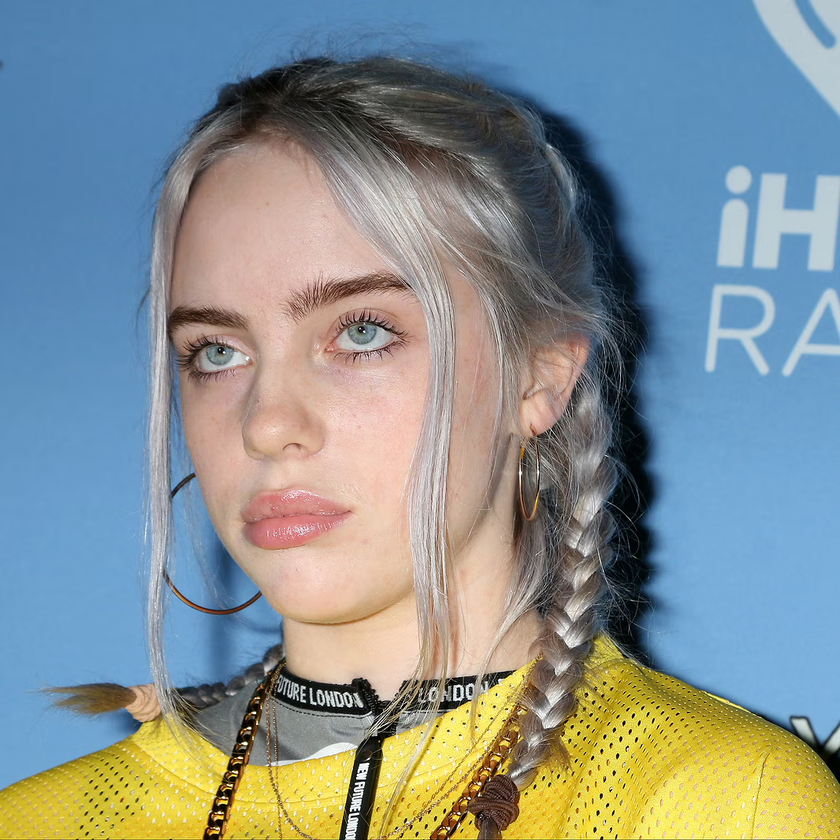
#> input picture Python/Image Libraries/images/billie.png, 840 x 840 px, shrunk from 1066 x 1067 before the run
$ jupyter execute 01-Basics-Pillow.ipynb
#> lines starting #> are read from the running program, lines starting #| are printed output that depends on the picture
[cell 1]
from PIL import Image
import matplotlib.pyplot as plt

[cell 2]
# selecting an image
image = Image.open('images/billie.png')
#> image is the input picture: PIL image 840x840 RGB; mean R, G, B 133.6, 145.4, 146

[cell 3]
# show image
plt.axis("off")
plt.imshow(image)

[cell 4]
print(f'''
Image Format: {image.format}
Image Size: {image.size}
Image Mode: {image.mode}
''')
#| Image Format: PNG
#| Image Size: (840, 840)
#| Image Mode: RGB

[cell 5]
from PIL import ImageOps # contains ready made image processing operations

[cell 6]
image_gray = ImageOps.grayscale(image)
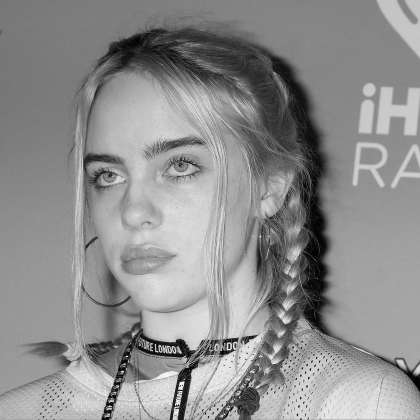
#> image_gray: PIL image 840x840 L (shown at 1/2 size); min 0, max 255, mean 141.9

plt.axis("off")
plt.imshow(image_gray, cmap="gray")

[cell 7]
image_gray.mode # 'L' means Luminance

[cell 8]
image_gray.save('images/saved/billie-grayscale.jpg') # you can also change the type of image

[cell 9]
# We can use the quantize method to quantize the image
# image_gray.quantize(2) - (number of distinct colors or intensity levels of an image)

fig, axes = plt.subplots(1, 2, figsize=(10, 5))  # 1 row, 2 columns

axes[0].imshow(image_gray.quantize(2))
axes[0].set_title("Quantize = 2")
axes[0].axis("off")

axes[1].imshow(image_gray.quantize(6))
axes[1].set_title("Quantize = 6")
axes[1].axis("off")

plt.tight_layout()
plt.show()
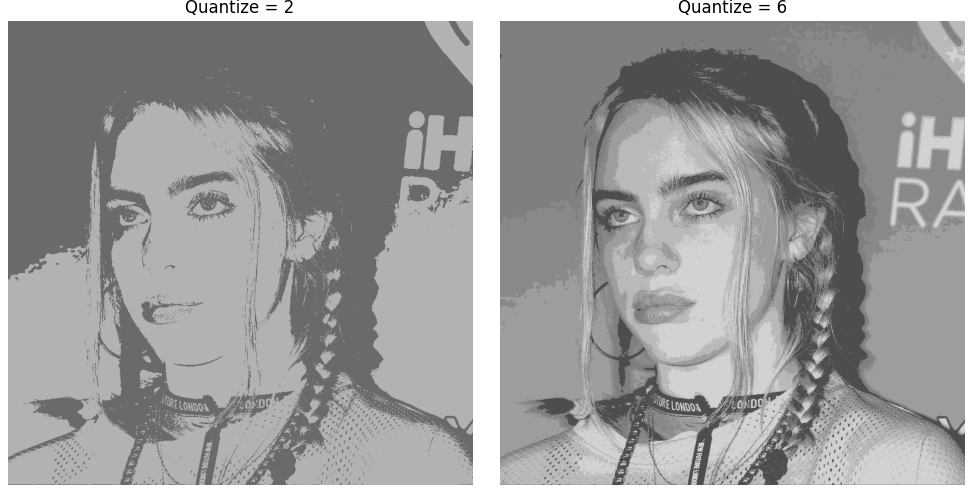
#> figure drawn by matplotlib, 2 panels

[cell 10]
# we can obtain different red, green, blue channels

red, green, blue = image.split()
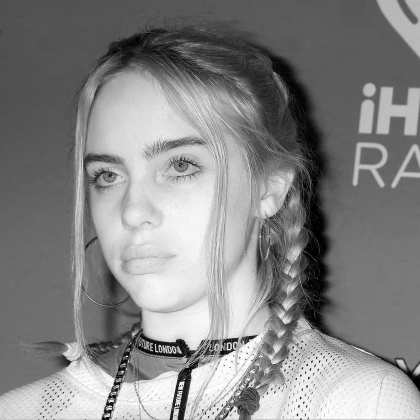
#> red: PIL image 840x840 L (shown at 1/2 size); min 0, max 255, mean 133.6
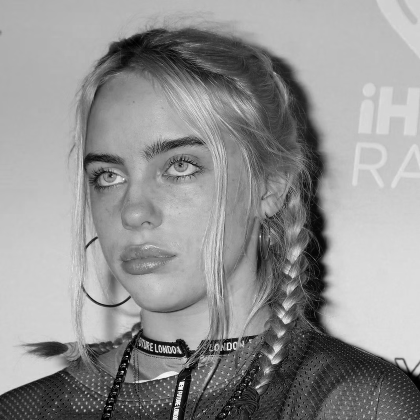
#> blue: PIL image 840x840 L (shown at 1/2 size); min 0, max 255, mean 146

plt.axis("off")
plt.imshow(red)

[cell 11]
# Creating Colorized Version of Red
merged_red = Image.merge("RGB", (red, Image.new("L", red.size), Image.new("L", red.size)))
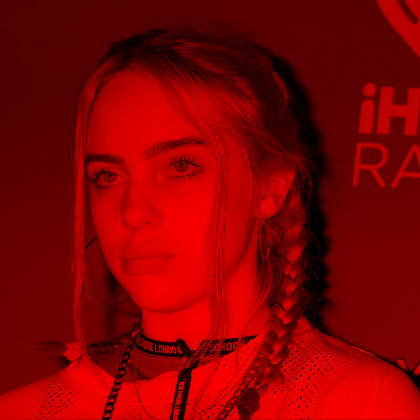
#> merged_red: PIL image 840x840 RGB (shown at 1/2 size); mean R, G, B 133.6, 0, 0

plt.axis("off")
plt.imshow(merged_red)

merged_red.save("images/saved/billie-red.png")

[cell 12]
red, green, blue = image.split()

# Create colorized versions
red_img   = Image.merge("RGB", (red, Image.new("L", red.size), Image.new("L", red.size)))
green_img = Image.merge("RGB", (Image.new("L", green.size), green, Image.new("L", green.size)))
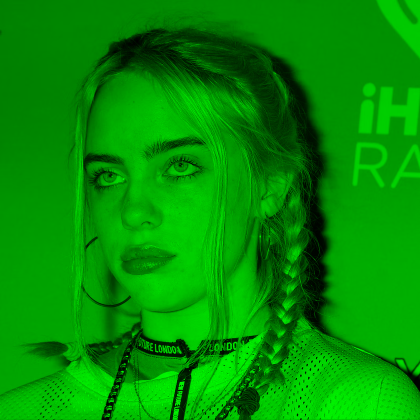
#> green_img: PIL image 840x840 RGB (shown at 1/2 size); mean R, G, B 0, 145.4, 0
blue_img  = Image.merge("RGB", (Image.new("L", blue.size), Image.new("L", blue.size), blue))
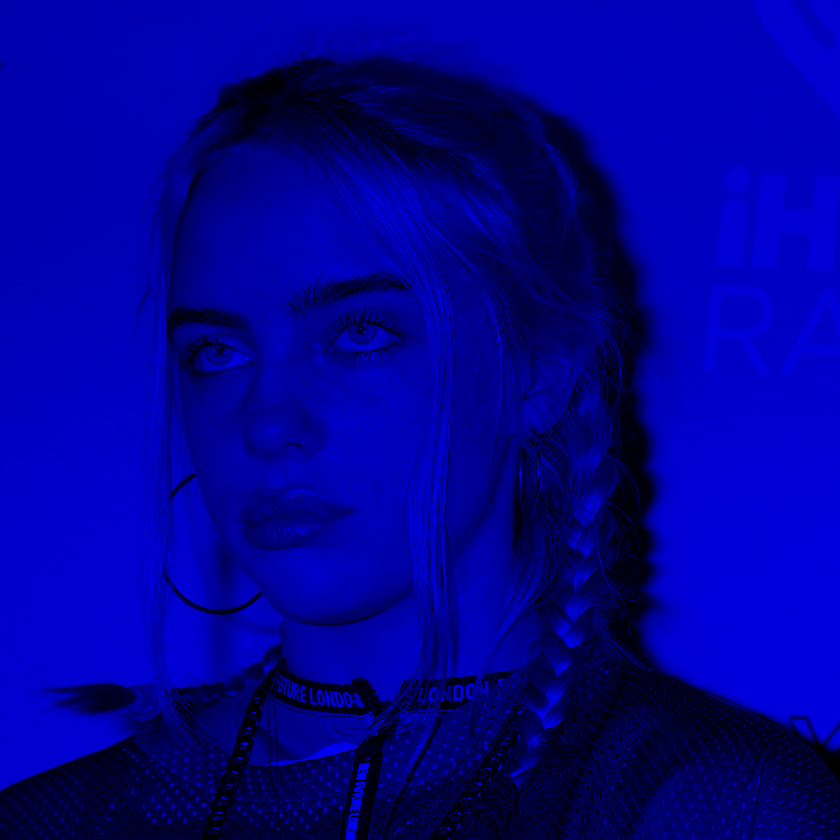
#> blue_img: PIL image 840x840 RGB; mean R, G, B 0, 0, 146

fig, axs = plt.subplots(2, 4, figsize=(16, 8))

# Original
axs[0,0].imshow(image)
axs[0,0].set_title("Original")
axs[0,0].axis("off")

# Grayscale channels
axs[0,1].imshow(red, cmap="gray")
axs[0,1].set_title("Red (Grayscale)")
axs[0,1].axis("off")

axs[0,2].imshow(green, cmap="gray")
axs[0,2].set_title("Green (Grayscale)")
axs[0,2].axis("off")

axs[0,3].imshow(blue, cmap="gray")
axs[0,3].set_title("Blue (Grayscale)")
axs[0,3].axis("off")

# Colorized channels
axs[1,1].imshow(red_img)
axs[1,1].set_title("Red (Colorized)")
axs[1,1].axis("off")

axs[1,2].imshow(green_img)
axs[1,2].set_title("Green (Colorized)")
axs[1,2].axis("off")

axs[1,3].imshow(blue_img)
axs[1,3].set_title("Blue (Colorized)")
axs[1,3].axis("off")

axs[1,0].axis("off")  # keep blank spot under Original

plt.tight_layout()
plt.show()

[cell 13]
import numpy as np

# get the pixel RGB values
image_array = np.array(image)
print(image_array)
#> (printed output is left out)

[cell 14]
# Array for Gray Scale Image
gray_array = np.array(image_gray)
print(gray_array)
#> (printed output is left out)

$ run again, with Python/Image Libraries/images/elizabeth-olsen.png copied over Python/Image Libraries/images/billie.png
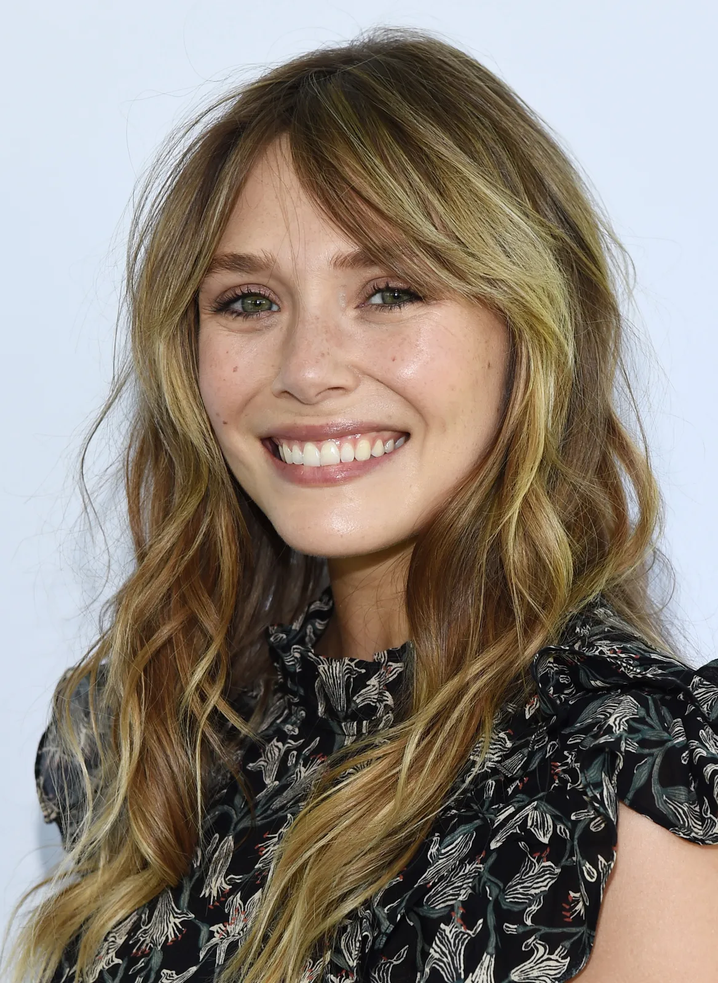
#> input picture Python/Image Libraries/images/elizabeth-olsen.png, 718 x 983 px, shrunk from 1168 x 1600 before the run
#> image is the input picture: PIL image 718x983 RGB; mean R, G, B 139.8, 130.2, 120.4
#| Image Format: PNG
#| Image Size: (718, 983)
#| Image Mode: RGB
#> `green_img = Image.merge("RGB", (Image.new("L", green.size), green, Ima..`:
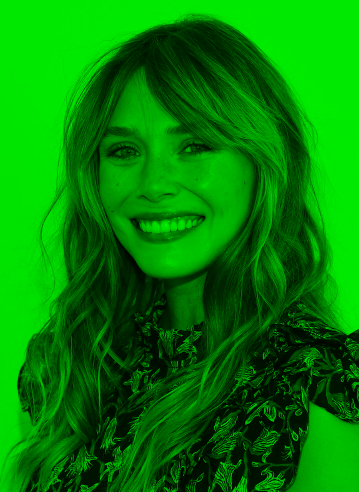
#> green_img: PIL image 718x983 RGB (shown at 1/2 size); mean R, G, B 0, 130.2, 0
#> `blue_img  = Image.merge("RGB", (Image.new("L", blue.size), Image.new("..`:
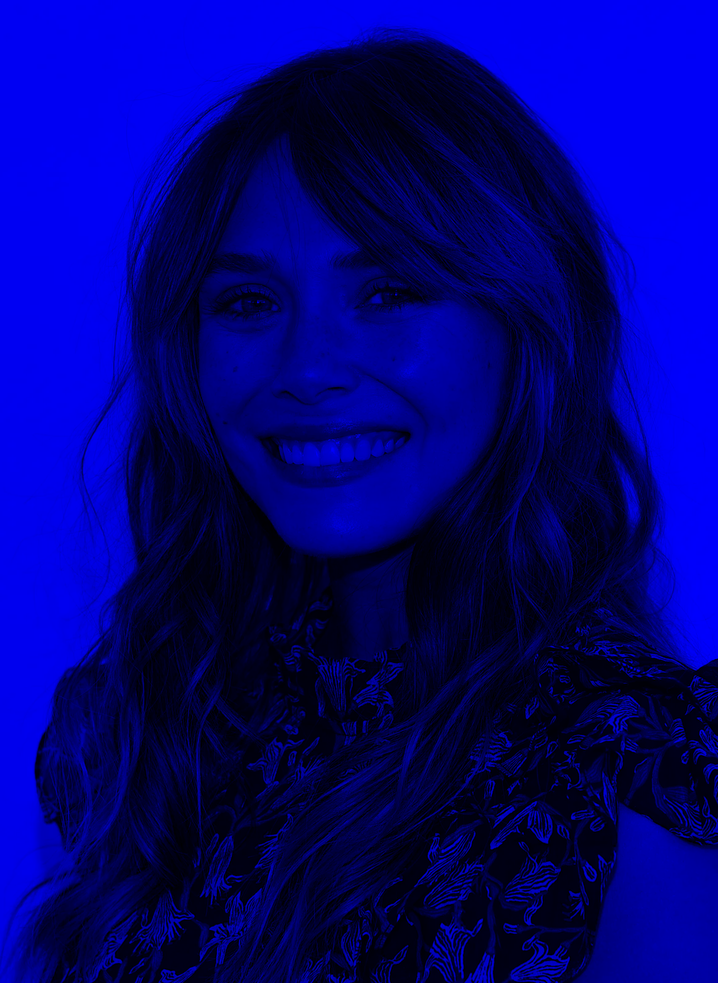
#> blue_img: PIL image 718x983 RGB; mean R, G, B 0, 0, 120.4
#> (printed output is left out)
#> (printed output is left out)
